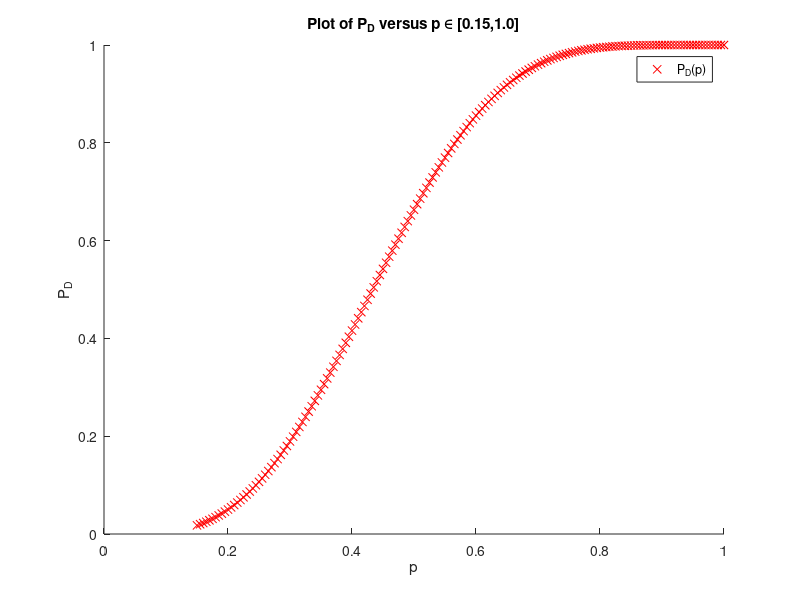

Here is the MATLAB script that generated this plot: (Note: this script raises an error after producing the figure.)
clear;clc

%% PROBLEM 3
%% a
N = 10;
alpha = 0.1;
t0 = 0.2;
t1 = 0.25;
q = @(n) (n-N*log((1-t1)/(1-t0)))/(log(t1/t0)-log((1-t1)/(1-t0)));
fun = @(k,p) nchoosek(N,k)*p^k*(1-p)^(N-k);

for k = 0:N
    aa = 0;
    for i = 0:k
        aa = aa + fun(i,t0);
    end
    if aa > (1-alpha)
        break
    end
end
qhat = k
aa
gamma = (aa - (1-alpha))/fun(qhat,t0)
PFA_calc = 1 - aa + gamma*fun(qhat,t0)

%% b
alpha = 0.05;
for k = 0:N
    aa = 0;
    for i = 0:k
        aa = aa + fun(i,t0);
    end
    if aa > (1-alpha)
        break
    end
end
qhat = k
aa
gamma = (aa - (1-alpha))/fun(qhat,t0)
PFA_calc = 1 - aa + gamma*fun(qhat,t0)
 
figure(1);clf;hold on
pp = 0.15:0.005:1.0;
for p = pp
    for k = 0:qhat
        bb = 0;
        for i = 0:k
            bb = bb + fun(i,p);
        end
    end
    PD_calc = 1 - bb + gamma*fun(qhat,p);
    plot(p,PD_calc,'rx')
end
xlabel('p')
ylabel('P_D')
title('Plot of P_D versus p \in [0.15,1.0]')
legend('P_D(p)')

%% PROBLEM 4
N = 10;
m0 = -ones(10,1);
m1 = -m0;
x0 = (m1+m0)/2;
r = zeros(N);
syms S2
V = (2/db2mag(3))^2;
for i = 1:N
    for j = 1:N
        r(i,j) = (0.9)^abs(i-j);
    end
end
R = r*V;
W = R\(m1-m0);
lambda = @(x) W.'*(x-x0);
S2 = W.'*R*W;

figure(2);clf;hold on
eta = -5:0.1:5;
pfa = 0.5*erfc((eta+S2/2)/sqrt(S2));
pd = 0.5*erfc((eta-S2/2)/sqrt(S2));
plot(pfa,pd,'-b')
xlabel('\alpha = P_{FA}')
ylabel('\beta = P_{D}')
title('ROC for SNR = 3dB')
plot(pfa,1-pfa,'-r')
plot(pfa(51),pd(51),'ko')
legend('ROC','\alpha = 1 - \beta','\eta = 0')